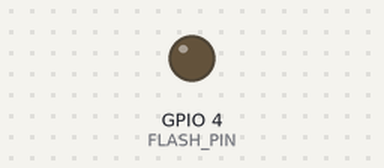
Bench run of a program on a simulated ESP32. Shown: output pins drawn as LEDs (lit = HIGH). WiFi joins after 1.5 s; servers stay silent unless stated; uploads are accepted with an empty reply; the camera gives no picture; what the program prints to the serial monitor is not drawn. At 3.0 s the program puts the board to deep sleep or switches it off; the recording ends there.

Above: at 0.0 s.
At 2.4 s:
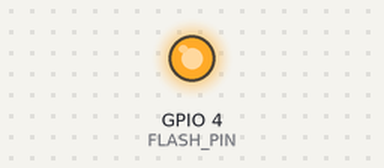
Timing chart, 0 to 3.0 s (numbered marks = the images above):
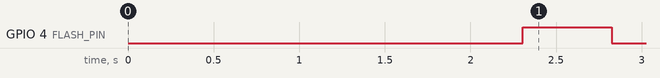

The program:

main.cpp
```cpp
#include <Arduino.h>
#include <WiFi.h>
#include <HTTPClient.h>
#include "esp_camera.h"
#include "config.h"

// AI-Thinker ESP32-CAM pin definitions
#define PWDN_GPIO     32
#define RESET_GPIO    -1
#define XCLK_GPIO     0
#define SIOD_GPIO     26
#define SIOC_GPIO     27
#define Y9_GPIO       35
#define Y8_GPIO       34
#define Y7_GPIO       39
#define Y6_GPIO       36
#define Y5_GPIO       21
#define Y4_GPIO       19
#define Y3_GPIO       18
#define Y2_GPIO       5
#define VSYNC_GPIO    25
#define HREF_GPIO     23
#define PCLK_GPIO     22

bool initCamera() {
  camera_config_t config;
  config.ledc_channel = LEDC_CHANNEL_0;
  config.ledc_timer = LEDC_TIMER_0;
  config.pin_d0 = Y2_GPIO;
  config.pin_d1 = Y3_GPIO;
  config.pin_d2 = Y4_GPIO;
  config.pin_d3 = Y5_GPIO;
  config.pin_d4 = Y6_GPIO;
  config.pin_d5 = Y7_GPIO;
  config.pin_d6 = Y8_GPIO;
  config.pin_d7 = Y9_GPIO;
  config.pin_xclk = XCLK_GPIO;
  config.pin_pclk = PCLK_GPIO;
  config.pin_vsync = VSYNC_GPIO;
  config.pin_href = HREF_GPIO;
  config.pin_sccb_sda = SIOD_GPIO;
  config.pin_sccb_scl = SIOC_GPIO;
  config.pin_pwdn = PWDN_GPIO;
  config.pin_reset = RESET_GPIO;
  config.xclk_freq_hz = 20000000;
  config.pixel_format = PIXFORMAT_JPEG;
  config.grab_mode = CAMERA_GRAB_LATEST;

  // Use PSRAM for high resolution
  if (psramFound()) {
    config.frame_size = FRAMESIZE;
    config.jpeg_quality = JPEG_QUALITY;
    config.fb_count = 2;
    config.fb_location = CAMERA_FB_IN_PSRAM;
    Serial.println("PSRAM found, high-res mode");
  } else {
    config.frame_size = FRAMESIZE_SVGA;
    config.jpeg_quality = 16;
    config.fb_count = 1;
    config.fb_location = CAMERA_FB_IN_DRAM;
    Serial.println("No PSRAM, low-res mode");
  }

  esp_err_t err = esp_camera_init(&config);
  if (err != ESP_OK) {
    Serial.printf("Camera init failed: 0x%x\n", err);
    return false;
  }

  // Adjust sensor settings for better plant photos
  sensor_t *s = esp_camera_sensor_get();
  if (s) {
    s->set_brightness(s, 1);      // slightly brighter
    s->set_saturation(s, 1);      // slightly more vivid
    s->set_whitebal(s, 1);        // auto white balance
    s->set_awb_gain(s, 1);
    s->set_exposure_ctrl(s, 1);   // auto exposure
    s->set_aec2(s, 1);            // AEC DSP
    s->set_gain_ctrl(s, 1);       // auto gain
  }

  return true;
}

bool connectWiFi() {
  WiFi.mode(WIFI_STA);
  WiFi.begin(WIFI_SSID, WIFI_PASS);
  unsigned long start = millis();
  while (WiFi.status() != WL_CONNECTED && millis() - start < 15000) {
    delay(250);
  }
  return WiFi.status() == WL_CONNECTED;
}

camera_fb_t* takePhoto() {
  // Flash on
  if (FLASH_ON) {
    pinMode(FLASH_PIN, OUTPUT);
    digitalWrite(FLASH_PIN, HIGH);
    delay(200);  // Let the flash stabilize + auto-exposure adjust
  }

  // Throw away first frame (often has bad exposure)
  camera_fb_t* fb = esp_camera_fb_get();
  if (fb) esp_camera_fb_return(fb);
  delay(200);

  // Take actual photo
  fb = esp_camera_fb_get();

  // Flash off
  if (FLASH_ON) {
    digitalWrite(FLASH_PIN, LOW);
  }

  return fb;
}

bool uploadPhoto(camera_fb_t* fb) {
  if (!fb || fb->len == 0) return false;

  HTTPClient http;
  String url = String("http://") + API_HOST + ":" + String(API_PORT) + API_PATH;

  http.begin(url);
  http.addHeader("Content-Type", "image/jpeg");
  http.addHeader("X-API-KEY", API_KEY);
  http.addHeader("X-Zone-ID", ZONE_ID);
  http.setTimeout(30000);  // 30s for large photos

  Serial.printf("Uploading %d bytes...\n", fb->len);
  int code = http.POST(fb->buf, fb->len);
  String resp = http.getString();
  http.end();

  Serial.printf("Upload response: %d %s\n", code, resp.c_str());
  return code == 201 || code == 200;
}

void goToSleep() {
  esp_camera_deinit();
  WiFi.disconnect(true);
  WiFi.mode(WIFI_OFF);

  // Turn off flash LED
  pinMode(FLASH_PIN, OUTPUT);
  digitalWrite(FLASH_PIN, LOW);

  esp_sleep_enable_timer_wakeup((uint64_t)SLEEP_SECONDS * 1000000ULL);
  Serial.printf("Sleeping for %d seconds (%d hours)...\n", SLEEP_SECONDS, SLEEP_SECONDS / 3600);
  Serial.flush();
  esp_deep_sleep_start();
}

void setup() {
  Serial.begin(115200);
  delay(500);
  Serial.println("\n=== ESP32-CAM Timelapse ===");

  // Init camera
  Serial.print("Camera init...");
  if (!initCamera()) {
    Serial.println("FAILED");
    goToSleep();
    return;
  }
  Serial.println("OK");

  // Connect WiFi
  Serial.print("WiFi...");
  if (!connectWiFi()) {
    Serial.println("FAILED");
    goToSleep();
    return;
  }
  Serial.printf("OK %s\n", WiFi.localIP().toString().c_str());

  // Take photo
  Serial.print("Photo...");
  camera_fb_t* photo = takePhoto();
  if (!photo) {
    Serial.println("FAILED");
    goToSleep();
    return;
  }
  Serial.printf("OK %dx%d %d bytes\n", photo->width, photo->height, photo->len);

  // Upload
  bool ok = false;
  for (int i = 0; i < 3; i++) {
    Serial.printf("Upload attempt %d...", i + 1);
    if (uploadPhoto(photo)) {
      ok = true;
      Serial.println("OK");
      break;
    }
    Serial.println("FAIL");
    delay(2000);
  }

  esp_camera_fb_return(photo);

  if (!ok) {
    Serial.println("All upload attempts failed");
  }

  goToSleep();
}

void loop() {
  // Never reached
}
```

config.h
```cpp
#pragma once

// WiFi
#define WIFI_SSID     "gigacube-2754DD"
#define WIFI_PASS     "2rBTjt4gm532yr47"

// API — through local Pi proxy (HTTP, no SSL)
#define API_HOST      "192.168.0.210"
#define API_PORT      8080
#define API_PATH      "/camera"
#define API_KEY       "truegrow-sensor-key-2026"
#define ZONE_ID       "zone-1"

// Timing
#define PHOTOS_PER_DAY  4                          // 4 photos = every 6 hours
#define SLEEP_SECONDS   (24 * 3600 / PHOTOS_PER_DAY)  // 21600 = 6h

// Camera
#define FRAMESIZE     FRAMESIZE_UXGA   // 1600x1200
#define JPEG_QUALITY  12               // 0-63, lower = better quality

// Flash LED
#define FLASH_PIN     4
#define FLASH_ON      true             // Use flash for photos
```

Measured:
- by itself, GPIO 4 (FLASH_PIN): LOW → HIGH at 2.3 s, → LOW 0.52 s later
